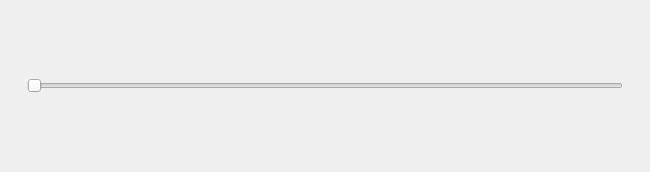
<?xml version="1.0" encoding="UTF-8"?>
<ui version="4.0">
 <class>Slider</class>
 <widget class="QWidget" name="Slider">
  <property name="geometry">
   <rect>
    <x>0</x>
    <y>0</y>
    <width>650</width>
    <height>172</height>
   </rect>
  </property>
  <property name="sizePolicy">
   <sizepolicy hsizetype="Preferred" vsizetype="Preferred">
    <horstretch>0</horstretch>
    <verstretch>0</verstretch>
   </sizepolicy>
  </property>
  <property name="windowTitle">
   <string>Slider</string>
  </property>
  <layout class="QVBoxLayout" name="verticalLayout" stretch="30,30,30">
   <property name="spacing">
    <number>10</number>
   </property>
   <property name="leftMargin">
    <number>0</number>
   </property>
   <property name="topMargin">
    <number>0</number>
   </property>
   <property name="rightMargin">
    <number>0</number>
   </property>
   <property name="bottomMargin">
    <number>0</number>
   </property>
   <item>
    <spacer name="verticalSpacer_2">
     <property name="orientation">
      <enum>Qt::Vertical</enum>
     </property>
     <property name="sizeHint" stdset="0">
      <size>
       <width>20</width>
       <height>48</height>
      </size>
     </property>
    </spacer>
   </item>
   <item>
    <layout class="QHBoxLayout" name="horizontalLayout">
     <property name="spacing">
      <number>0</number>
     </property>
     <property name="leftMargin">
      <number>10</number>
     </property>
     <property name="rightMargin">
      <number>10</number>
     </property>
     <item>
      <widget class="QPushButton" name="pb_left">
       <property name="sizePolicy">
        <sizepolicy hsizetype="Preferred" vsizetype="Preferred">
         <horstretch>0</horstretch>
         <verstretch>0</verstretch>
        </sizepolicy>
       </property>
       <property name="maximumSize">
        <size>
         <width>17</width>
         <height>22</height>
        </size>
       </property>
       <property name="text">
        <string/>
       </property>
       <property name="flat">
        <bool>true</bool>
       </property>
      </widget>
     </item>
     <item>
      <widget class="QSlider" name="slider">
       <property name="minimum">
        <number>1</number>
       </property>
       <property name="maximum">
        <number>100</number>
       </property>
       <property name="orientation">
        <enum>Qt::Horizontal</enum>
       </property>
      </widget>
     </item>
     <item>
      <widget class="QPushButton" name="pb_right">
       <property name="sizePolicy">
        <sizepolicy hsizetype="Preferred" vsizetype="Preferred">
         <horstretch>0</horstretch>
         <verstretch>0</verstretch>
        </sizepolicy>
       </property>
       <property name="maximumSize">
        <size>
         <width>17</width>
         <height>22</height>
        </size>
       </property>
       <property name="text">
        <string/>
       </property>
       <property name="flat">
        <bool>true</bool>
       </property>
      </widget>
     </item>
    </layout>
   </item>
   <item>
    <spacer name="verticalSpacer">
     <property name="orientation">
      <enum>Qt::Vertical</enum>
     </property>
     <property name="sizeHint" stdset="0">
      <size>
       <width>20</width>
       <height>40</height>
      </size>
     </property>
    </spacer>
   </item>
  </layout>
 </widget>
 <resources/>
 <connections/>
</ui>
